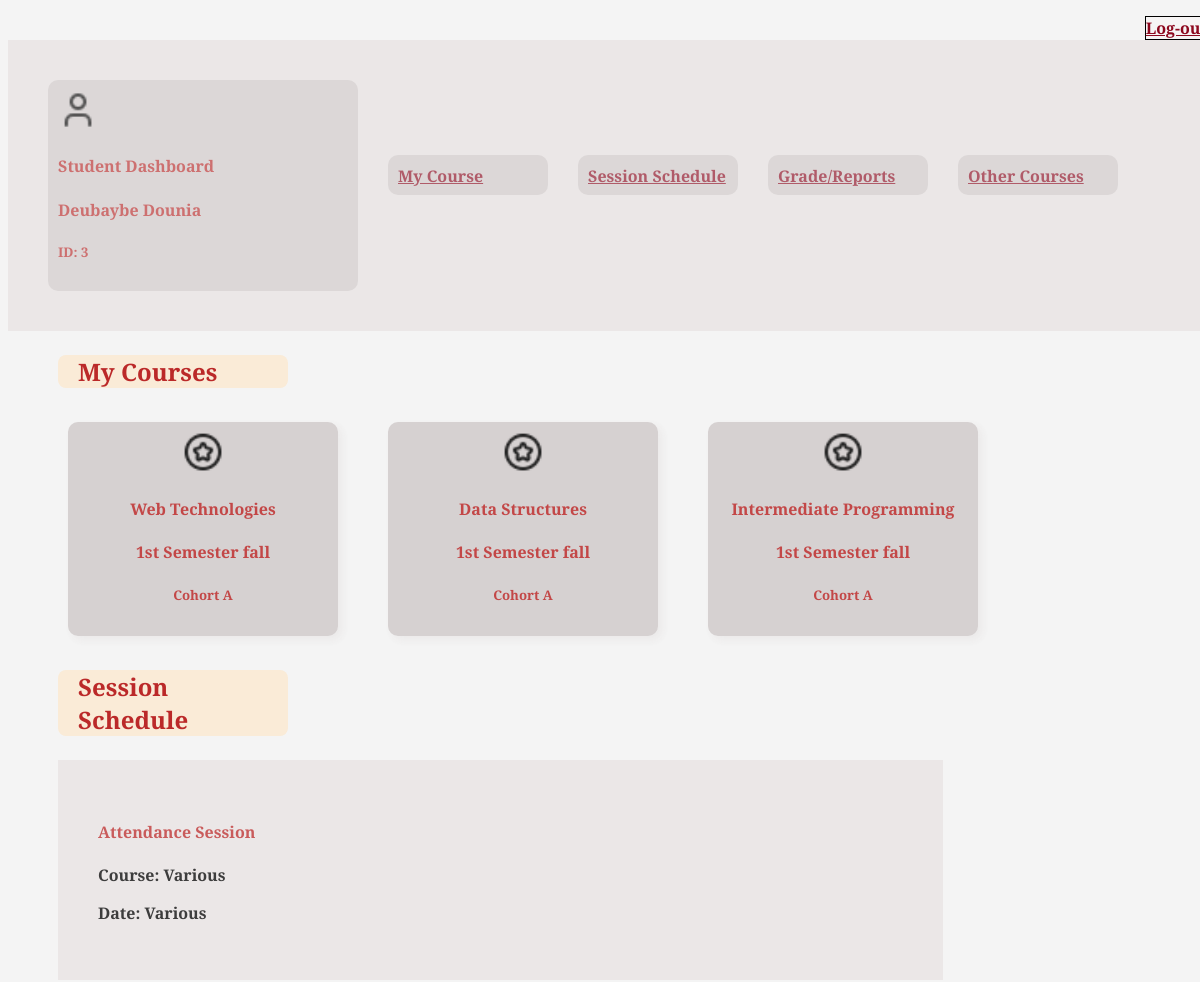
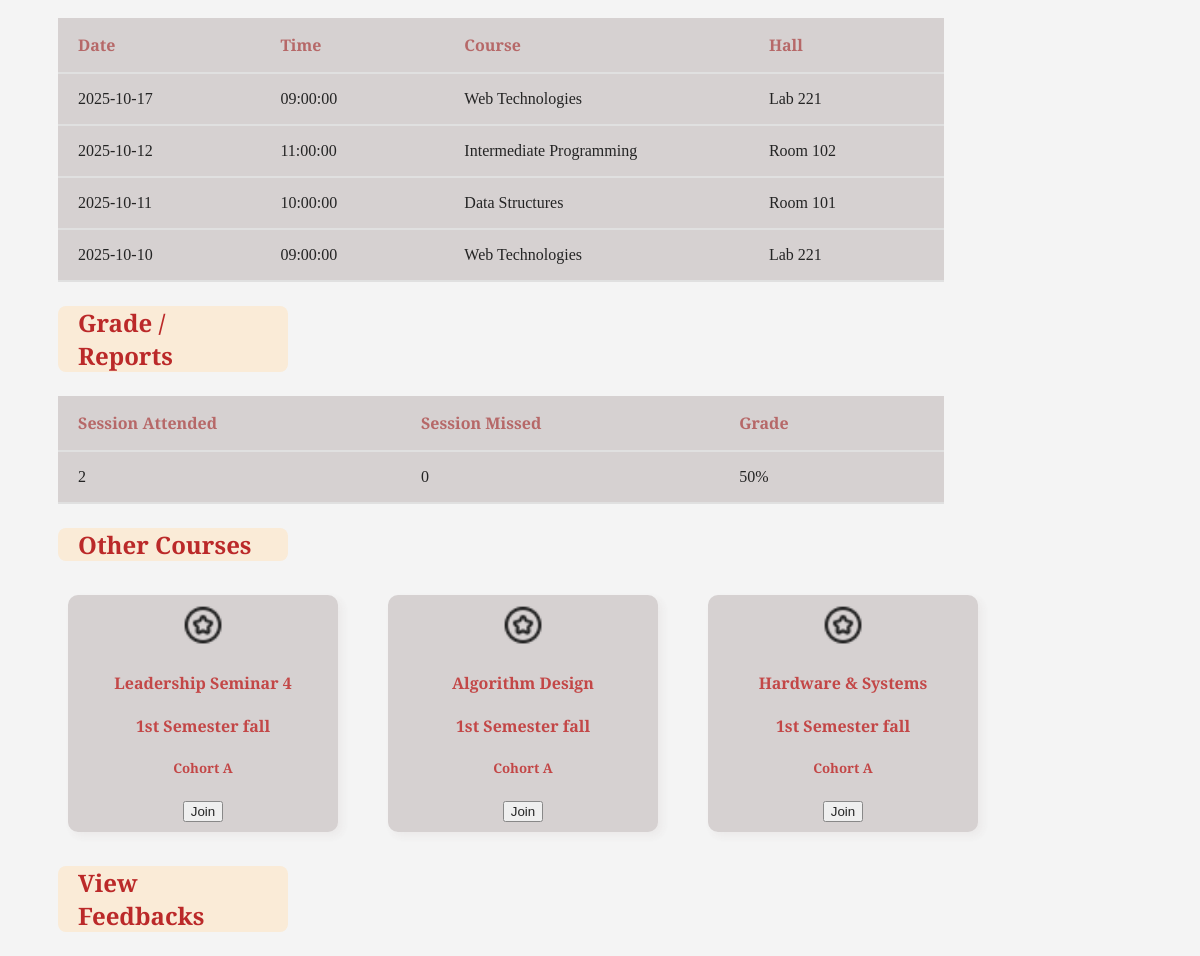
Screenshot of /php/student_dashboard.php (signed in) with the database file from the repository (2 pictures, top to bottom).
### tables this page shows
CREATE TABLE IF NOT EXISTS courses (
    id INT PRIMARY KEY AUTO_INCREMENT,
    course_name VARCHAR(200) NOT NULL,
    semester VARCHAR(100) NOT NULL,
    cohort VARCHAR(50) NOT NULL,
    created_by INT,
    created_at TIMESTAMP DEFAULT CURRENT_TIMESTAMP,
    FOREIGN KEY (created_by) REFERENCES users(id)
);

CREATE TABLE IF NOT EXISTS sessions (
    id INT PRIMARY KEY AUTO_INCREMENT,
    course_id INT,
    session_date DATE NOT NULL,
    session_time TIME NOT NULL,
    hall VARCHAR(100),
    created_by INT,
    created_at TIMESTAMP DEFAULT CURRENT_TIMESTAMP,
    FOREIGN KEY (course_id) REFERENCES courses(id),
    FOREIGN KEY (created_by) REFERENCES users(id)
);

### php/student_dashboard.php (the view, shortened to what this page needs)
<?php
include '../config/database.php';
$student_id = $_SESSION['user_id'];
$enrolled_courses_query = "SELECT c.*
                          FROM courses c
                          JOIN enrollments e ON c.id = e.course_id
                          WHERE e.student_id = $student_id";
$enrolled_courses_result = $connection->query($enrolled_courses_query);
$other_courses_query = "SELECT c.*
                       FROM courses c
                       WHERE c.id NOT IN (
                           SELECT course_id FROM enrollments WHERE student_id = $student_id
                       )";
$other_courses_result = $connection->query($other_courses_query);
$sessions_query = "SELECT s.*, c.course_name
                   FROM sessions s
                   JOIN courses c ON s.course_id = c.id
                   JOIN enrollments e ON c.id = e.course_id
                   WHERE e.student_id = $student_id
                   ORDER BY s.session_date DESC";
$sessions_result = $connection->query($sessions_query);
$attendance_stats_query = "SELECT
    COUNT(*) as total_sessions,
    SUM(CASE WHEN a.status = 'present' THEN 1 ELSE 0 END) as attended,
    SUM(CASE WHEN a.status = 'absent' THEN 1 ELSE 0 END) as missed
    FROM sessions s
    JOIN courses c ON s.course_id = c.id
    JOIN enrollments e ON c.id = e.course_id
    LEFT JOIN attendance a ON s.id = a.session_id AND a.student_id = $student_id
    WHERE e.student_id = $student_id";
$stats_result = $connection->query($attendance_stats_query);
$stats = $stats_result->fetch_assoc();
$grade = $stats['total_sessions'] > 0 ? round(($stats['attended'] / $stats['total_sessions']) * 100, 2) : 0;
?>
<!DOCTYPE html>
<html lang="en">
<head>
    <link rel="stylesheet" href="../css/student.css">
</head>
<body>
    <p><span style="float: right; border: 1px solid; z-index: 9999; position:relative; background-color: #f6f4f4;">
        <a href="logout.php">Log-out</a></span>
    </p>
    <div class="dashboard-container">
        <div class="user">
            <img src="../images/user.png" style="width:40px; height:40px;">
            <P><h4>Student Dashboard</h4></P>
            <p><h4><?php echo $_SESSION['user_name']; ?></h4></p>
            <p><h5>ID: <?php echo $_SESSION['user_id']; ?></h5></p>
        </div>
        <div class="navigation">
            <div class="nav">
                <a href="#courses">My Course</a>
            </div>
            <div class="nav">
                <a href="#session">Session Schedule</a>
            </div>
            <div class="nav">
                <a href="#report">Grade/Reports</a>
            </div>
            <div class="nav">
                <a href="#othercourse">Other Courses</a>
            </div>
        </div>
    </div>
    <div class="list">
        <div class="list_session" id="courses">
            <p><h3>My Courses</h3></p>
        </div>
        <div class="cards">
            <?php if ($enrolled_courses_result->num_rows > 0): ?>
                <?php while($course = $enrolled_courses_result->fetch_assoc()): ?>
                <div class="card">
                    <img src="../images/icon1.png" style="width:40px; height:40px;">
                    <h4><?php echo $course['course_name']; ?></h4>
                    <p><h4><?php echo $course['semester']; ?></h4></p>
                    <p><h5><?php echo $course['cohort']; ?></h5></p>
                </div>
                <?php endwhile; ?>
            <?php else: ?>
                <p>No courses enrolled yet.</p>
            <?php endif; ?>
        </div>
    </div>
    <div class="list">
        <div class="list_session" id="session">
            <p><h3>Session Schedule</h3></p>
        </div>
        <?php if ($sessions_result->num_rows > 0): ?>
        <div class="session">
            <h4 style="color: rgb(187, 41, 41);">Attendance Session</h4>
            <p>Course: Various</p>
            <p>Date: Various</p>
        </div>
        <div>
            <table>
                <tr>
                    <th style="color: rgb(172, 80, 80);">Date</th>
                    <th style="color: rgb(172, 80, 80);">Time</th>
                    <th style="color: rgb(172, 80, 80);">Course</th>
                    <th style="color: rgb(172, 80, 80);">Hall</th>
                </tr>
                <?php while($session = $sessions_result->fetch_assoc()): ?>
                <tr>
                    <td><?php echo $session['session_date']; ?></td>
                    <td><?php echo $session['session_time']; ?></td>
                    <td><?php echo $session['course_name']; ?></td>
                    <td><?php echo $session['hall']; ?></td>
                </tr>
                <?php endwhile; ?>
            </table>
        </div>
        <?php else: ?>
        <p>No sessions scheduled.</p>
        <?php endif; ?>
    </div>
    <div class="list">
        <div>
            <div class="list_session" id="report">
                <p><h3>Grade / Reports</h3></p>
            </div>
            <table>
                <tr>
                    <th style="color: rgb(172, 80, 80);">Session Attended</th>
                    <th style="color: rgb(172, 80, 80);">Session Missed</th>
                    <th style="color: rgb(172, 80, 80);">Grade</th>
                </tr>
                <tr>
                    <td><?php echo $stats['attended']; ?></td>
                    <td><?php echo $stats['missed']; ?></td>
                    <td><?php echo $grade; ?>%</td>
                </tr>
            </table>
        </div>
        <div class="list_session" id="othercourse">
            <p><h3>Other Courses</h3></p>
        </div>
        <div class="cards">
            <?php if ($other_courses_result->num_rows > 0): ?>
                <?php while($course = $other_courses_result->fetch_assoc()): ?>
                <div class="card">
                    <img src="../images/icon1.png" style="width:40px; height:40px;">
                    <h4><?php echo $course['course_name']; ?></h4>
                    <p><h4><?php echo $course['semester']; ?></h4></p>
                    <p><h5><?php echo $course['cohort']; ?></h5></p>
                    <button onclick="joinCourse(<?php echo $course['id']; ?>)">Join</button>
                </div>
                <?php endwhile; ?>
            <?php else: ?>
                <p>No other courses available.</p>
            <?php endif; ?>
        </div>
        <div class="list_session" id="view">
            <p><h3>View Feedbacks</h3></p>
        </div>
    </div>
</body>
</html>

### css/student.css (style rules this page uses)
body { background-image: url(../images/1.jpg); background-size: cover; font-family:alegreya ; background-color: #f4f4f4; width: 100%; }
.nav { display: inline-block ; padding-top: 10px; padding-left: 10px; padding-bottom: 8px; border-radius: 10px; align-items: center; background-color: #d1cbcb; opacity: 0.85; width : 150px; }
.dashboard-container { width: 94%; margin: 0px; margin-bottom: auto; padding: 40px; background-color: #e9e3e3; opacity: 0.75; align-items: center; display: flex; gap : 30px; flex-wrap: wrap; }
.user { text-align: left; padding-top: 10px; padding-left: 10px; padding-bottom: 8px; color: rgb(187, 41, 41); border-radius: 10px; align-items: center; background-color: #d1cbcb; opacity: 0.85; width : 300px; }
.list { padding-left: 50px; }
.cards { display: flex; gap: 30px; flex-wrap: wrap; }
.card { font-weight: bold; color :rgb(187, 41, 41); background-color: #d1cbcb; text-align: center; border-radius: 10px; padding: 10px; margin: 10px; width: 250px; box-shadow: 4px 4px 8px rgba(136, 115, 115, 0.1); opacity: 0.85; }
.session { width: 70%; margin: 0px; margin-bottom: auto; padding: 40px; background-color: #e9e3e3; opacity: 0.75; font-weight: bold; }
.list_session { border-radius: 8px; text-align: left; width: 20%; background-color: antiquewhite; }
.navigation { display: flex; gap: 30px; flex-wrap: wrap; padding-bottom: 20px; align-items: center; }
h3 { padding-left: 20px; border-radius: 10px; width: 175px; padding-left: 20px; color: rgb(187, 41, 41); font-size: 150%; }
a { color: rgb(141, 8, 30); font-weight: bold; }
table { width : 77%; margin-top: 20px; background-color: #d1cbcb; border-collapse: collapse; opacity: 0.85; }
th, td { border-bottom: 2px solid #ddd; text-align: justify; padding-left: 20px; padding-bottom: 16px; padding-top: 16px; padding-right: 100px; }

### rows the page displays
courses: course_name "Web Technologies", semester "1st Semester fall", cohort "Cohort A"
courses: course_name "Data Structures", semester "1st Semester fall", cohort "Cohort A"
courses: course_name "Intermediate Programming", semester "1st Semester fall", cohort "Cohort A"
sessions: session_date "2025-10-17", session_time "09:00:00", course.course_name "Web Technologies", hall "Lab 221"
sessions: session_date "2025-10-12", session_time "11:00:00", course.course_name "Intermediate Programming", hall "Room 102"
sessions: session_date "2025-10-11", session_time "10:00:00", course.course_name "Data Structures", hall "Room 101"
sessions: session_date "2025-10-10", session_time "09:00:00", course.course_name "Web Technologies", hall "Lab 221"
courses: course_name "Leadership Seminar 4", semester "1st Semester fall", cohort "Cohort A"
courses: course_name "Algorithm Design", semester "1st Semester fall", cohort "Cohort A"
courses: course_name "Hardware & Systems", semester "1st Semester fall", cohort "Cohort A"

### other values shown
$_SESSION['user_name'] "Deubaybe Dounia"
$_SESSION['user_id'] "3"
$stats['attended'] "2"
$stats['missed'] "0"
$grade "50"
